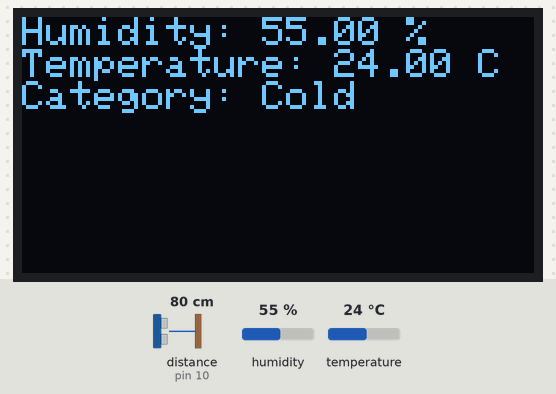
The sketch below on a simulated Arduino Uno, built with avr-gcc and run on an emulated ATmega328P. On the bench: 128×64 one-colour display. Wiring (inferred from the names in the program): ultrasonic range finder: trigger pin 9; echo pin 10. The test bench sets the inputs (shaded band); at power-on: humidity 55 %, temperature 24 °C, distance to the obstacle (sensor on pin 10) 80 cm. The echo pulse lasts 58.3 µs per cm.

Above: at 1.2 s.
1.3 s: humidity set to 22 %
At 3.4 s:
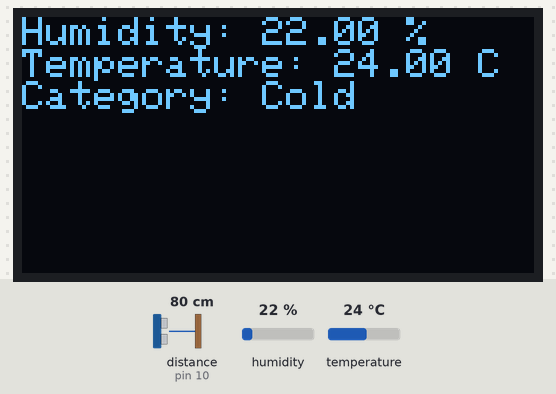
4.1 s: temperature set to 26 °C
At 4.7 s:
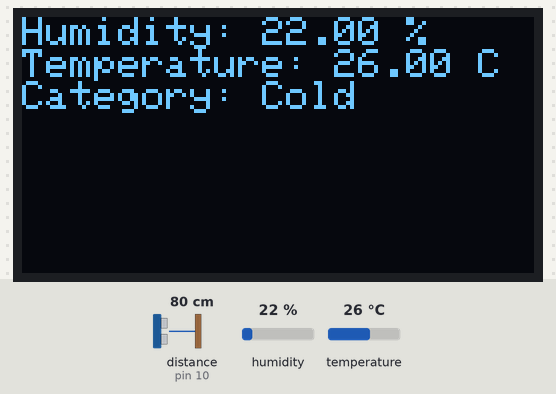
6.9 s: temperature set to 29 °C
At 8.7 s:
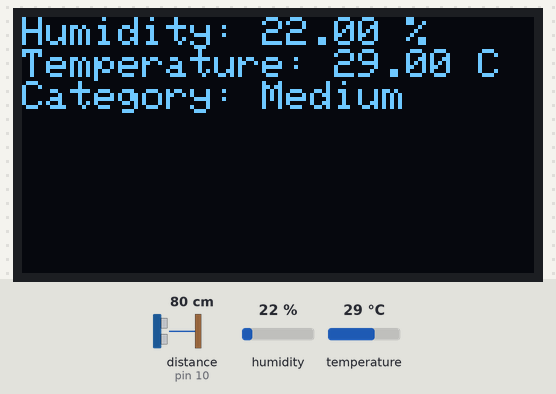
9.8 s: temperature set to 33 °C
At 11.3 s:
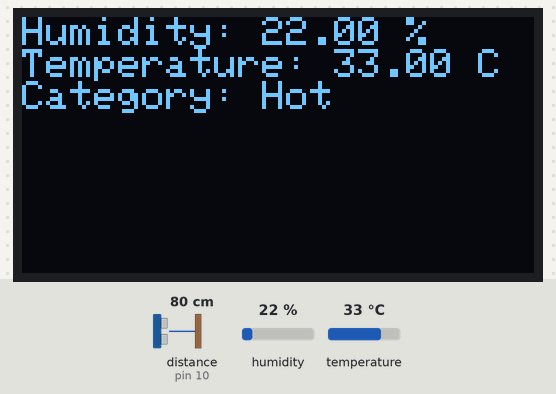
12.6 s: temperature set to 37 °C
At 15.2 s:
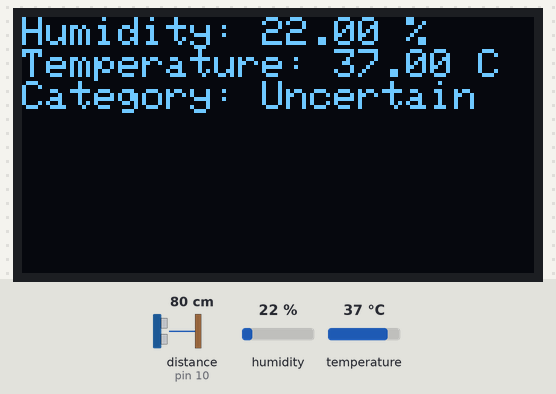
Timing chart, 0 to 16.7 s (numbered marks = the images above; inputs shaded):
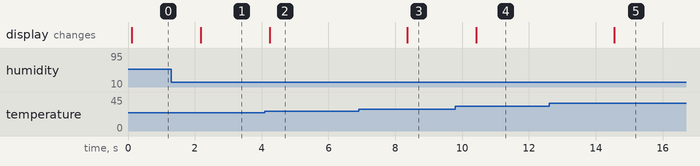

Measured:
- the behaviour switches between 27 and 28 °C on temperature (found by bisection; images 2 and 3)
- the behaviour switches between 35 and 36 °C on temperature (found by bisection; images 4 and 5)
- after the input at 1.3 s, the display: changes after 0.88 s (image 1)
- after the input at 4.1 s, the display: changes after 0.14 s (image 2)
- after the input at 6.9 s, the display: changes after 1.5 s (image 3)
- after the input at 9.8 s, the display: changes after 0.62 s (image 4)
- after the input at 12.6 s, the display: changes after 1.9 s (image 5)

The sketch:

dht-hcsr-oled_projectFuzzy.ino
```cpp
#include <Wire.h>
#include <Adafruit_GFX.h>
#include <Adafruit_SSD1306.h>
#include <Adafruit_I2CDevice.h>
#include <DHT.h>
/***********************************
+==================================+
|DHT11                             |
|VCC   = 5V                        |
|GND   = GND                       |
|Data  = pin 2                     |
+----------------------------------+
|HC-SR04                           |
|VCC   = 5V                        |
|GND   = GND                       |
|Trig  = pin 9                     |
|Echo  = pin 10                    |
+----------------------------------+
|OLED Display                      |
|VCC   = 5V                        |
|GND   = GND                       |
|SCL   = A5 (SCL)                  |
|SDA   = A4 (SDA)                  |
+==================================+
***********************************/
// mendefinisi ukuran layar oled
#define SCREEN_WIDTH 128
#define SCREEN_HEIGHT 64
#define OLED_RESET -1
// OLED I2C menggunakan address 0x3C
Adafruit_SSD1306 display(SCREEN_WIDTH, SCREEN_HEIGHT, &Wire, OLED_RESET);
//definisi DHT11 sensor pada pin
#define DHTPIN 2       // Pin 2 untuk mengkoneksikan data untuk modul dht
#define DHTTYPE DHT11  // Tipe modul = DHT 11
DHT dht(DHTPIN, DHTTYPE);
// definisi HC-SR04 sensor
#define TRIGPIN 9      // Pin 9  koneksi > Trig
#define ECHOPIN 10     // Pin 10 konekis > Echo
// Jarak threshold untuk mendeteksi kehadiran dalam 10 m
#define THRESHOLD_DISTANCE 1000

void setup() {
  Serial.begin(9600);

  // inisialisasi sebsor DHT11 sensor
  dht.begin();

  // inisialisasi untuk mendisplay OLED
  if(!display.begin(SSD1306_SWITCHCAPVCC, 0x3C)) {
    Serial.println(F("Alokasi SSD1306 GAGAL"));
    for(;;);
  }
  display.clearDisplay();
  display.display();

  // inisialisasi sensor HC-SR04
  pinMode(TRIGPIN, OUTPUT);
  pinMode(ECHOPIN, INPUT);
}

void loop() {
  // jarak untuk hcsr
  long distance = getDistance();

  if (distance < THRESHOLD_DISTANCE) {
    // temperature dan humidity DHT11
    float humidity = dht.readHumidity();
    float temperature = dht.readTemperature();

    // memeriksa jika modul tidak terbaca/gagal maka akan dicoba lagi
    if (isnan(humidity) || isnan(temperature)) {
      Serial.println(F("Failed = read from DHT sensor!"));
      return;
    }
/*
+============================================+
|               FUZZY LOGIC                  |
+============================================+
*/
    String temperatureCategory = applyFuzzyLogic(temperature);

    // Output : hasil yang akan di display ke layar OLED
    displayResults(humidity, temperature, temperatureCategory);
  } else {
    display.clearDisplay();
    display.setCursor(0, 0);
    display.println(F("tidak ada orang"));
    display.display();
  }

  delay(2000); // Delay
}

long getDistance() {
  digitalWrite(TRIGPIN, LOW);
  delayMicroseconds(2);
  digitalWrite(TRIGPIN, HIGH);
  delayMicroseconds(10);
  digitalWrite(TRIGPIN, LOW);

  long duration = pulseIn(ECHOPIN, HIGH);
  long distance = (duration / 2) / 29.1; // Convert = cm

  return distance;
}

String applyFuzzyLogic(float temperature) {
  float cold = 0.0;
  float medium = 0.0;
  float hot = 0.0;

  // Menghitung nilai keanggotaan untuk variabel dingin(Cold)
  if (temperature <= 26) {
    cold = 1.0;
  } else if (temperature > 26 && temperature < 28) {
    cold = (28 - temperature) / 2.0;
  } else {
    cold = 0.0;
  }

  // Menghitung nilai keanggotaan untuk variabel medium temperatur
  if (temperature >= 26 && temperature <= 30) {
    medium = (temperature - 26) / 4.0;
  } else if (temperature > 30 && temperature <= 32) {
    medium = (32 - temperature) / 2.0;
  } else {
    medium = 0.0;
  }

  // menghitung nilai kenggotaan variabel temperatur panas(Hot)
  if (temperature >= 30 && temperature <= 32) {
    hot = (temperature - 30) / 2.0;
  } else if (temperature > 32 && temperature <= 36) {
    hot = (36 - temperature) / 4.0;
  } else {
    hot = 0.0;
  }

  // menentukan kategori dengan nilai keanggotaan tertinggi
  if (cold > medium && cold > hot) {
    return "Cold";
  } else if (medium > cold && medium > hot) {
    return "Medium";
  } else if (hot > cold && hot > medium) {
    return "Hot";
  } else {
    return "Uncertain";
  }
}
/*
+============================================+
|                  DISPLAY                   |
+============================================+
*/

void displayResults(float humidity, float temperature, String temperatureCategory) {
  display.clearDisplay();
  display.setTextSize(1);
  display.setTextColor(SSD1306_WHITE);
  display.setCursor(0, 0);

  display.print(F("Humidity: "));
  display.print(humidity);
  display.println(F(" %"));

  display.print(F("Temperature: "));
  display.print(temperature);
  display.println(F(" C"));

  display.print(F("Category: "));
  display.println(temperatureCategory);

  display.display();
}
```
